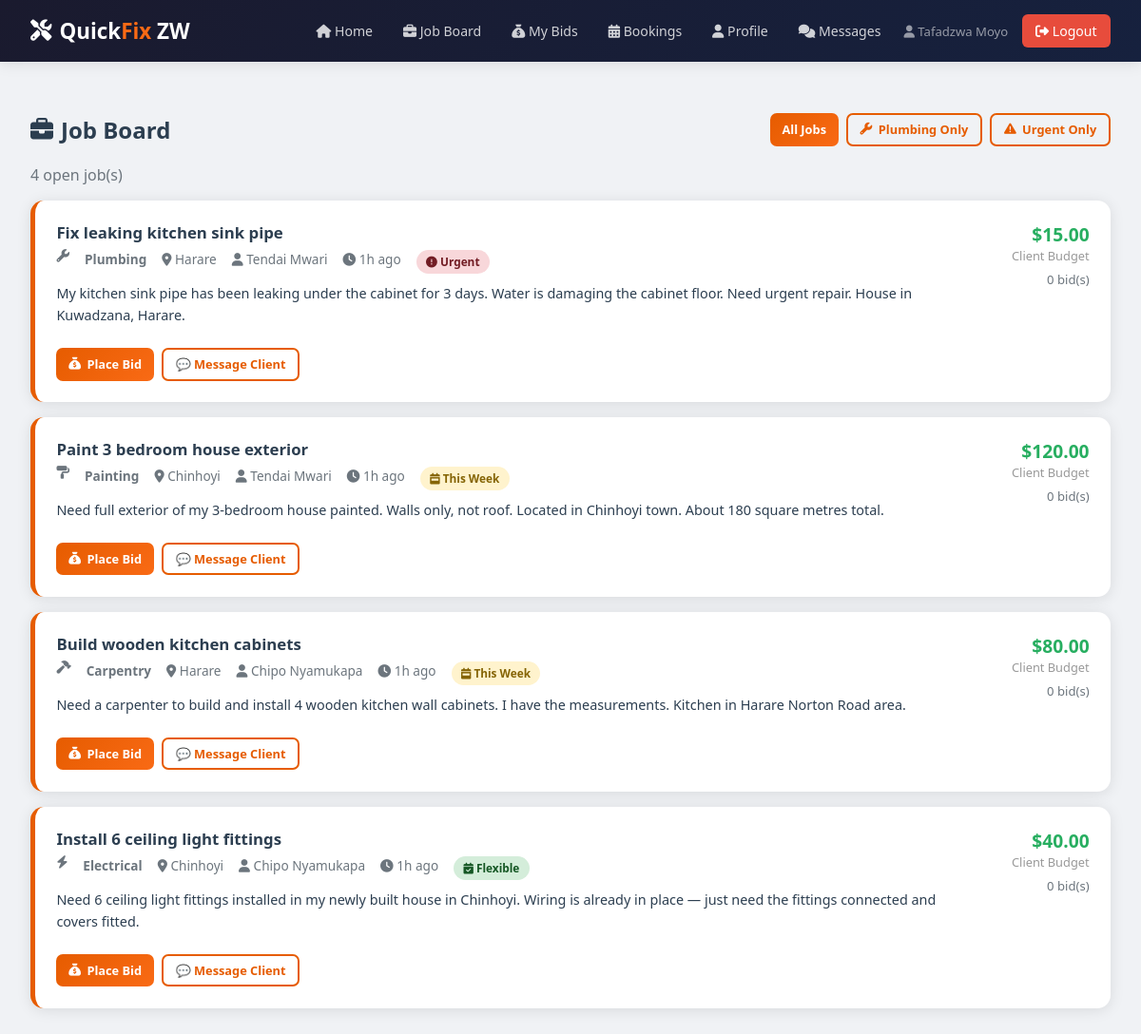
/professional/job_board.php (signed in), run on the app's committed database.
### tables this page shows
CREATE TABLE IF NOT EXISTS professional_profiles (
    profile_id       INT AUTO_INCREMENT PRIMARY KEY,
    user_id          INT UNIQUE NOT NULL,
    trade            ENUM('Plumbing','Electrical','Painting','Carpentry','Tiling','Roofing','Welding','Landscaping','General Handyman') NOT NULL,
    bio              TEXT,
    years_experience INT DEFAULT 0,
    hourly_rate      DECIMAL(10,2) DEFAULT 5.00,
    rating_avg       DECIMAL(3,2) DEFAULT 0.00,
    total_reviews    INT DEFAULT 0,
    jobs_completed   INT DEFAULT 0,
    is_available     TINYINT DEFAULT 1,
    service_area     VARCHAR(200),
    FOREIGN KEY (user_id) REFERENCES users(user_id) ON DELETE CASCADE
);

CREATE TABLE IF NOT EXISTS job_requests (
    job_id              INT AUTO_INCREMENT PRIMARY KEY,
    client_id           INT NOT NULL,
    title               VARCHAR(200) NOT NULL,
    description         TEXT NOT NULL,
    trade               ENUM('Plumbing','Electrical','Painting','Carpentry','Tiling','Roofing','Welding','Landscaping','General Handyman') NOT NULL,
    location            VARCHAR(100) NOT NULL,
    client_budget       DECIMAL(10,2) DEFAULT 0.00,
    urgency             ENUM('flexible','within_week','urgent') DEFAULT 'flexible',
    status              ENUM('open','in_progress','completed','cancelled') DEFAULT 'open',
    hired_professional  INT DEFAULT NULL,
    created_at          TIMESTAMP DEFAULT CURRENT_TIMESTAMP,
    FOREIGN KEY (client_id) REFERENCES users(user_id),
    FOREIGN KEY (hired_professional) REFERENCES users(user_id)
);

CREATE TABLE IF NOT EXISTS users (
    user_id       INT AUTO_INCREMENT PRIMARY KEY,
    full_name     VARCHAR(100) NOT NULL,
    email         VARCHAR(100) UNIQUE NOT NULL,
    password_hash VARCHAR(255) NOT NULL,
    phone         VARCHAR(20),
    role          ENUM('client','professional','admin') NOT NULL,
    national_id   VARCHAR(30) DEFAULT NULL,
    verified      TINYINT DEFAULT 0,
    location      VARCHAR(100) DEFAULT NULL,
    created_at    TIMESTAMP DEFAULT CURRENT_TIMESTAMP
);

### professional/job_board.php (the view, shortened to what this page needs)
<?php
require_once '../includes/db.php';
require_once '../includes/functions.php';
$uid = $_SESSION['user_id'];
$prof = $pdo->prepare("SELECT * FROM professional_profiles WHERE user_id=?");
$prof->execute([$uid]);
$p = $prof->fetch();
$filter = $_GET['filter'] ?? 'all';
$q = "SELECT j.*,u.full_name as client_name,(SELECT COUNT(*) FROM bids WHERE job_id=j.job_id) as bid_count,(SELECT bid_id FROM bids WHERE job_id=j.job_id AND professional_id=$uid LIMIT 1) as my_bid FROM job_requests j JOIN users u ON j.client_id=u.user_id WHERE j.status='open'";
$q .= " ORDER BY FIELD(j.urgency,'urgent','within_week','flexible'), j.created_at DESC";
$stmt = $pdo->query($q);
$jobs = $stmt->fetchAll();
?>
<!DOCTYPE html><html lang="en"><head>
<link rel="stylesheet" href="<?= BASE_URL ?>/css/style.css">
<link rel="stylesheet" href="https://cdnjs.cloudflare.com/ajax/libs/font-awesome/6.5.2/css/all.min.css">
</head><body>
<?php include '../includes/navbar.php'; ?>
<div class="container"><br>
<div style="display:flex;justify-content:space-between;align-items:center;flex-wrap:wrap;gap:1rem;margin-bottom:1.2rem">
  <div class="page-title" style="margin:0"><?=icon('briefcase')?> Job Board</div>
  <div style="display:flex;gap:0.5rem;flex-wrap:wrap">
    <a href="?filter=all" class="btn btn-<?=$filter==='all'?'primary':'outline'?> btn-sm">All Jobs</a>
    <a href="?filter=my_trade" class="btn btn-<?=$filter==='my_trade'?'primary':'outline'?> btn-sm"><?=tradeIcon($p['trade'])?> <?=$p['trade']?> Only</a>
    <a href="?filter=urgent" class="btn btn-<?=$filter==='urgent'?'danger':'outline'?> btn-sm"><?=icon('triangle-exclamation')?> Urgent Only</a>
  </div>
</div>
<p style="color:var(--gray);margin-bottom:1rem"><?=count($jobs)?> open job(s)</p>
<?php foreach($jobs as $j): ?>
<div class="job-card">
  <div style="display:flex;justify-content:space-between;align-items:flex-start;flex-wrap:wrap;gap:1rem">
    <div style="flex:1">
      <div class="job-title"><?=htmlspecialchars($j['title'])?></div>
      <div class="job-meta">
        <?=tradeIcon($j['trade'])?> <strong><?=$j['trade']?></strong>
        <span><?=icon('location-dot')?> <?=$j['location']?></span>
        <span><?=icon('user')?> <?=htmlspecialchars($j['client_name'])?></span>
        <span><?=icon('clock')?> <?=timeAgo($j['created_at'])?></span>
        <span><?=urgencyBadge($j['urgency'])?></span>
      </div>
      <div class="job-desc"><?=htmlspecialchars(substr($j['description'],0,220))?><?=strlen($j['description']) > 220 ? '...' : ''?></div>
    </div>
    <div style="text-align:right;min-width:130px">
      <div class="job-budget">$<?=number_format($j['client_budget'],2)?></div>
      <div style="font-size:0.8rem;color:#999">Client Budget</div>
      <div style="margin-top:0.4rem;font-size:0.82rem;color:var(--gray)"><?=$j['bid_count']?> bid(s)</div>
    </div>
  </div>
  <div style="margin-top:0.8rem;display:flex;gap:0.5rem;flex-wrap:wrap">
    <?php if($j['my_bid']): ?>
      <span class="badge badge-success" style="font-size:0.85rem;padding:0.4rem 0.8rem">You already bid on this</span>
    <?php else: ?>
      <button onclick="openBid(<?=$j['job_id']?>,'<?=htmlspecialchars($j['title'],ENT_QUOTES)?>',<?=$j['client_budget']?>)" class="btn btn-primary btn-sm"><?=icon('sack-dollar')?> Place Bid</button>
    <?php endif; ?>
    <a href="<?= BASE_URL ?>/messages.php?with=<?=$j['client_id']?>" class="btn btn-outline btn-sm">💬 Message Client</a>
  </div>
</div>
<?php endforeach; ?>
</div>
</body></html>

### includes/functions.php (shortened to what this page needs)
<?php
function timeAgo($datetime){
    $t = time() - strtotime($datetime);
    if($t < 86400) return floor($t / 3600).'h ago';
    return floor($t / 86400).'d ago';
}
function icon($name, $label=''){
    $labelAttr = $label !== '' ? ' aria-label="'.htmlspecialchars($label, ENT_QUOTES).'"' : ' aria-hidden="true"';
    return '<i class="fa-solid fa-'.$name.'"'.$labelAttr.'></i>';
}
function urgencyBadge($u){
    return match($u){
        'urgent' => '<span class="badge badge-danger">'.icon('circle-exclamation').' Urgent</span>',
        'within_week' => '<span class="badge badge-warning">'.icon('calendar-week').' This Week</span>',
        default => '<span class="badge badge-success">'.icon('calendar-check').' Flexible</span>'
    };
}
function tradeIcon($t){
    return match($t){
        'Plumbing' => icon('wrench'),
        'Electrical' => icon('bolt'),
        'Painting' => icon('paint-roller'),
        'Carpentry' => icon('hammer'),
        'Tiling' => icon('border-all'),
        'Roofing' => icon('house'),
        'Welding' => icon('fire-flame-curved'),
        'Landscaping' => icon('leaf'),
        default => icon('screwdriver-wrench')
    };
}
?>

### css/style.css (style rules this page uses)
:root { --primary: #e65c00; --primary-light: #f96a15; --primary-dark: #c44d00; --secondary: #1a1a2e; --secondary-light: #16213e; --accent: #f5a623; --success: #27ae60; --danger: #e74c3c; --warning: #f39c12; --info: #2980b9; --light: #f8f9fa; --white: #ffffff; --gray: #6c757d; --dark: #2c3e50; --border: #dee2e6; --shadow: 0 2px 15px rgba(0,0,0,0.1); --shadow-lg: 0 8px 30px rgba(0,0,0,0.15); }
* { margin:0; padding:0; box-sizing:border-box; }
body { font-family:'Segoe UI',Tahoma,Geneva,Verdana,sans-serif; background:#f0f2f5; color:var(--dark); }
a { text-decoration:none; color:inherit; }
.fa-solid, .fa-regular { line-height:1; }
.container { max-width:1200px; margin:0 auto; padding:2rem; }
.job-card { background:white; border-radius:14px; padding:1.4rem; box-shadow:var(--shadow); border-left:5px solid var(--primary); margin-bottom:1rem; transition:box-shadow 0.2s; }
.job-title { font-size:1.05rem; font-weight:700; color:var(--dark); margin-bottom:0.3rem; }
.job-meta { color:var(--gray); font-size:0.85rem; display:flex; gap:1rem; flex-wrap:wrap; margin:0.4rem 0; }
.job-budget { font-size:1.2rem; font-weight:700; color:var(--success); }
.job-desc { color:var(--dark); font-size:0.9rem; line-height:1.6; margin:0.6rem 0; }
.btn { padding:0.68rem 1.4rem; border:none; border-radius:9px; cursor:pointer; font-size:0.88rem; font-weight:600; transition:all 0.2s; display:inline-flex; align-items:center; gap:0.4rem; font-family:inherit; }
.btn-primary { background:linear-gradient(135deg,var(--primary),var(--primary-light)); color:white; }
.btn-outline { background:transparent; border:2px solid var(--primary); color:var(--primary); }
.btn-sm { padding:0.4rem 0.8rem; font-size:0.8rem; border-radius:7px; }
.badge { padding:0.28rem 0.65rem; border-radius:20px; font-size:0.74rem; font-weight:600; display:inline-block; }
.badge-success { background:#d4edda; color:#155724; }
.badge-warning { background:#fff3cd; color:#856404; }
.badge-danger { background:#f8d7da; color:#721c24; }
.page-title { font-size:1.5rem; font-weight:700; color:var(--dark); margin-bottom:1.5rem; display:flex; align-items:center; gap:0.5rem; }

### data on the page
professional_profiles: trade "Plumbing"
job_requests: title "Fix leaking kitchen sink pipe", trade "Plumbing", location "Harare", client.full_name "Tendai Mwari", created_at "1h ago", urgency "Urgent", description "My kitchen sink pipe has been leaking under the cabinet for 3 days. Water is damaging the cabinet floor. Need urgent repair. House in Kuwadzana, Harare.", client_budget "15.00", bid_count "0"
job_requests: title "Paint 3 bedroom house exterior", trade "Painting", location "Chinhoyi", client.full_name "Tendai Mwari", created_at "1h ago", urgency "This Week", description "Need full exterior of my 3-bedroom house painted. Walls only, not roof. Located in Chinhoyi town. About 180 square metres total.", client_budget "120.00", bid_count "0"
job_requests: title "Build wooden kitchen cabinets", trade "Carpentry", location "Harare", client.full_name "Chipo Nyamukapa", created_at "1h ago", urgency "This Week", description "Need a carpenter to build and install 4 wooden kitchen wall cabinets. I have the measurements. Kitchen in Harare Norton Road area.", client_budget "80.00", bid_count "0"
job_requests: title "Install 6 ceiling light fittings", trade "Electrical", location "Chinhoyi", client.full_name "Chipo Nyamukapa", created_at "1h ago", urgency "Flexible", description "Need 6 ceiling light fittings installed in my newly built house in Chinhoyi. Wiring is already in place — just need the fittings connected and covers fitted.", client_budget "40.00", bid_count "0"

### other printed values
$name "Tafadzwa Moyo"
count($jobs) "4"
